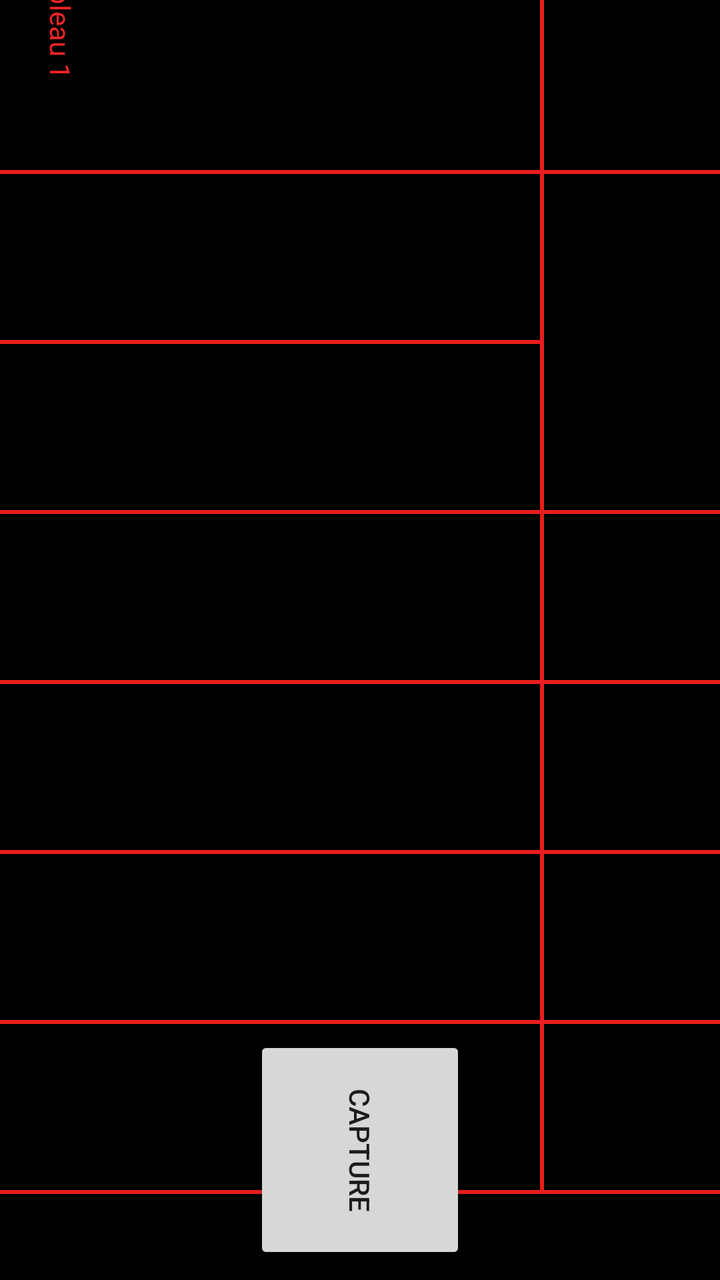
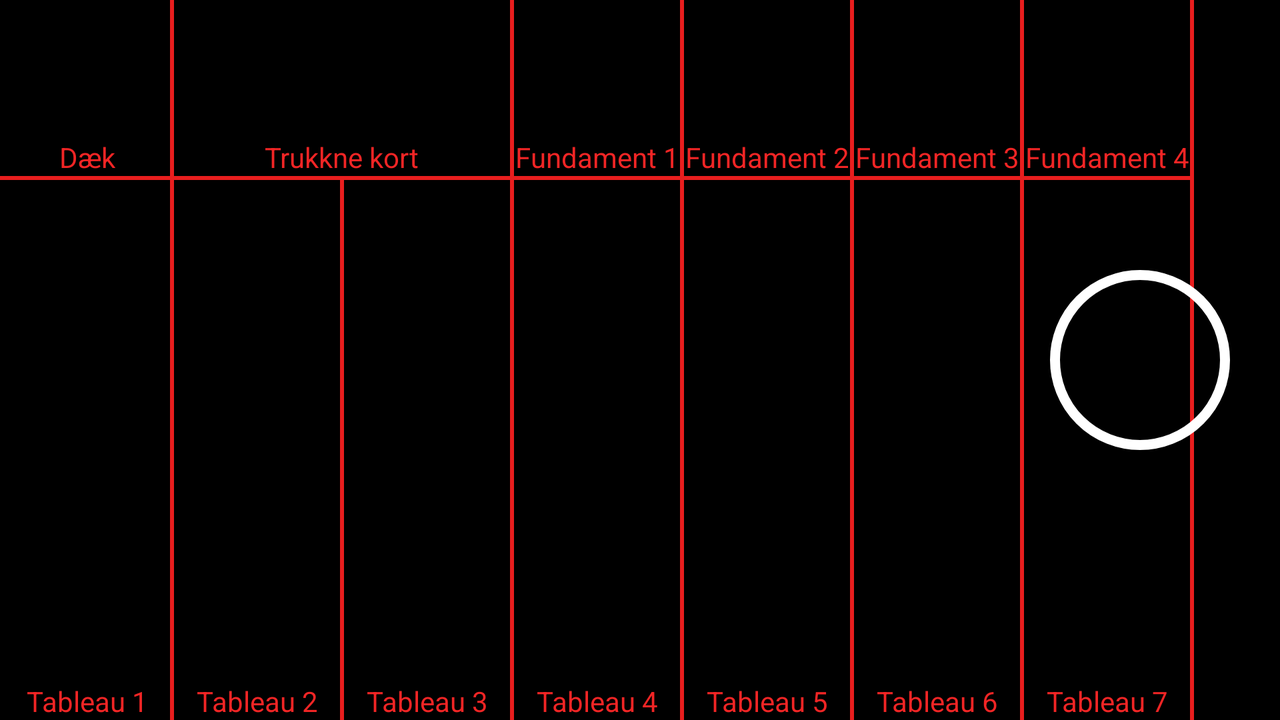

The same Android screen from two of the app's own layout files: first res/layout/ as a phone draws it, then the author's variant for another configuration, drawn on a device whose configuration selects that folder. Both files follow.
<!-- AndroidManifest.xml: application theme Theme.SolitaireSolver -->
<!-- res/layout/fragment_camera.xml -->
<?xml version="1.0" encoding="utf-8"?>
<androidx.constraintlayout.widget.ConstraintLayout
    xmlns:android="http://schemas.android.com/apk/res/android"
    xmlns:app="http://schemas.android.com/apk/res-auto"
    xmlns:tools="http://schemas.android.com/tools"
    android:orientation="vertical"
android:layout_width="fill_parent"
android:layout_height="fill_parent"
    android:background="@color/black"
    >

    <FrameLayout
        android:id="@+id/camera_preview"
        android:layout_width="fill_parent"
        android:layout_height="fill_parent"
        app:layout_constraintBottom_toBottomOf="parent"
        app:layout_constraintEnd_toEndOf="parent"
        app:layout_constraintStart_toStartOf="parent"
        app:layout_constraintTop_toTopOf="parent">

        <TextView
            android:id="@+id/Tableau1"
            android:layout_width="wrap_content"
            android:layout_height="wrap_content"
            android:rotation="90"
            android:text="@string/Tableau1"
            android:textColor="@color/red"
            app:layout_constraintBottom_toBottomOf="@id/grp1Line"
            app:layout_constraintTop_toTopOf="parent" />

        <View
            android:id="@+id/grp1Line"
            android:layout_width="411dp"
            android:layout_height="2dp"
            android:layout_marginTop="85dp"
            android:background="#E91E1E" />

        <View
            android:id="@+id/grp2Line"
            android:layout_width="270dp"
            android:layout_height="2dp"
            android:layout_marginTop="170dp"
            android:background="#E91E1E" />

        <View
            android:id="@+id/grp3Line"
            android:layout_width="411dp"
            android:layout_height="2dp"
            android:layout_marginTop="255dp"
            android:background="#E91E1E" />

        <View
            android:id="@+id/grp4Line"
            android:layout_width="411dp"
            android:layout_height="2dp"
            android:layout_marginTop="340dp"
            android:background="#E91E1E" />

        <View
            android:id="@+id/grp5Line"
            android:layout_width="411dp"
            android:layout_height="2dp"
            android:layout_marginTop="425dp"
            android:background="#E91E1E" />

        <View
            android:id="@+id/grp6Line"
            android:layout_width="411dp"
            android:layout_height="2dp"
            android:layout_marginTop="510dp"
            android:background="#E91E1E" />

        <View
            android:id="@+id/grp7Line"
            android:layout_width="411dp"
            android:layout_height="2dp"
            android:layout_marginTop="595dp"
            android:background="#E91E1E" />

        <View
            android:id="@+id/adskilleren"
            android:layout_width="2dp"
            android:layout_height="595dp"
            android:layout_marginStart="270dp"
            android:background="#E91E1E" />
    </FrameLayout>

    <Button
        android:id="@+id/button_capture"
        android:gravity="center"
        android:layout_width="110dp"
        android:layout_height="110dp"
        android:layout_centerHorizontal="true"
        android:layout_marginBottom="10dp"
        android:rotation="90"
        android:text="Capture"
        app:layout_constraintBottom_toBottomOf="parent"
        app:layout_constraintEnd_toEndOf="parent"
        app:layout_constraintStart_toStartOf="parent"/>
</androidx.constraintlayout.widget.ConstraintLayout>
<!-- resources referenced by this layout -->
<resources>
  <color name="black">#FF000000</color>
  <color name="red">#F12525</color>
  <string name="Tableau1">Tableau 1</string>
  <style name="Theme.SolitaireSolver" parent="Theme.MaterialComponents.DayNight.NoActionBar">
          
          <item name="colorPrimary">@color/red</item>
          <item name="colorPrimaryVariant">@color/red</item>
          <item name="colorOnPrimary">@color/white</item>
          
          <item name="colorSecondary">@color/teal_200</item>
          <item name="colorSecondaryVariant">@color/teal_700</item>
          <item name="colorOnSecondary">@color/black</item>
          
          <item name="android:statusBarColor" tools:targetApi="l">?attr/colorPrimaryVariant</item>
          
      </style>
  <color name="white">#FFFFFFFF</color>
  <color name="teal_200">#FF03DAC5</color>
  <color name="teal_700">#FF018786</color>
</resources>
<!-- res/layout-land/fragment_camera.xml (the author's variant of the layout above) -->
<!-- drawn on the phone turned sideways -->
<?xml version="1.0" encoding="utf-8"?>
<androidx.constraintlayout.widget.ConstraintLayout
    xmlns:android="http://schemas.android.com/apk/res/android"
    xmlns:app="http://schemas.android.com/apk/res-auto"
    xmlns:tools="http://schemas.android.com/tools"
    android:orientation="vertical"
    android:layout_width="fill_parent"
    android:layout_height="fill_parent"
    android:background="@color/black"
    >


    <FrameLayout
        android:id="@+id/camera_preview"
        android:layout_width="fill_parent"
        android:layout_height="fill_parent"
        app:layout_constraintBottom_toBottomOf="parent"
        app:layout_constraintEnd_toEndOf="parent"
        app:layout_constraintStart_toStartOf="parent"
        app:layout_constraintTop_toTopOf="parent">

        <androidx.constraintlayout.widget.ConstraintLayout
            android:id="@+id/constraintlayout"
            android:layout_width="match_parent"
            android:layout_height="match_parent"

            android:orientation="horizontal">

            <TextView

                android:id="@+id/Tableau1txt"
                android:layout_width="wrap_content"
                android:layout_height="wrap_content"
                android:text="@string/Tableau1"
                android:textColor="@color/red"
                app:layout_constraintBottom_toBottomOf="parent"
                app:layout_constraintEnd_toEndOf="@+id/TableauLine1"
                app:layout_constraintStart_toStartOf="parent" />

            <View
                android:id="@+id/TableauLine1"
                android:layout_width="2dp"
                android:layout_height="411dp"
                android:layout_marginStart="85dp"
                android:background="#E91E1E"
                app:layout_constraintStart_toStartOf="parent"
                app:layout_constraintTop_toTopOf="parent" />

            <TextView
                android:id="@+id/Tableau2txt"
                android:layout_width="wrap_content"
                android:layout_height="wrap_content"
                android:text="@string/Tableau2"
                android:textColor="@color/red"
                app:layout_constraintBottom_toBottomOf="parent"
                app:layout_constraintEnd_toEndOf="@+id/TableauLine2"
                app:layout_constraintStart_toStartOf="@+id/TableauLine1" />

            <View
                android:id="@+id/TableauLine2"
                android:layout_width="2dp"
                android:layout_height="270dp"
                android:layout_marginStart="170dp"
                android:background="#E91E1E"
                app:layout_constraintStart_toStartOf="parent"
                app:layout_constraintBottom_toBottomOf="parent" />

            <TextView
                android:id="@+id/Tableau3txt"
                android:layout_width="wrap_content"
                android:layout_height="wrap_content"
                android:text="@string/Tableau3"
                android:textColor="@color/red"
                app:layout_constraintBottom_toBottomOf="parent"
                app:layout_constraintEnd_toEndOf="@+id/TableauLine3"
                app:layout_constraintStart_toStartOf="@+id/TableauLine2" />
            <View
                android:id="@+id/TableauLine3"
                android:layout_width="2dp"
                android:layout_height="411dp"
                android:layout_marginStart="255dp"
                android:background="#E91E1E"
                app:layout_constraintStart_toStartOf="parent"
                app:layout_constraintBottom_toBottomOf="parent" />

            <TextView
                android:id="@+id/Tableau4txt"
                android:layout_width="wrap_content"
                android:layout_height="wrap_content"
                android:text="@string/Tableau4"
                android:textColor="@color/red"
                app:layout_constraintBottom_toBottomOf="parent"
                app:layout_constraintEnd_toEndOf="@+id/TableauLine4"
                app:layout_constraintStart_toStartOf="@+id/TableauLine3" />

            <View
                android:id="@+id/TableauLine4"
                android:layout_width="2dp"
                android:layout_height="411dp"
                android:layout_marginStart="340dp"
                android:background="#E91E1E"
                app:layout_constraintStart_toStartOf="parent"
                app:layout_constraintBottom_toBottomOf="parent" />

            <TextView
                android:id="@+id/Tableau5txt"
                android:layout_width="wrap_content"
                android:layout_height="wrap_content"
                android:text="@string/Tableau5"
                android:textColor="@color/red"
                app:layout_constraintBottom_toBottomOf="parent"
                app:layout_constraintEnd_toEndOf="@+id/TableauLine5"
                app:layout_constraintStart_toStartOf="@+id/TableauLine4" />

            <View
                android:id="@+id/TableauLine5"
                android:layout_width="2dp"
                android:layout_height="411dp"
                android:layout_marginStart="425dp"
                android:background="#E91E1E"
                app:layout_constraintStart_toStartOf="parent"
                app:layout_constraintBottom_toBottomOf="parent" />

            <TextView
                android:id="@+id/Tableau6txt"
                android:layout_width="wrap_content"
                android:layout_height="wrap_content"
                android:text="@string/Tableau6"
                android:textColor="@color/red"
                app:layout_constraintBottom_toBottomOf="parent"
                app:layout_constraintEnd_toEndOf="@+id/TableauLine6"
                app:layout_constraintStart_toStartOf="@+id/TableauLine5" />

            <View
                android:id="@+id/TableauLine6"
                android:layout_width="2dp"
                android:layout_height="411dp"
                android:layout_marginStart="510dp"
                android:background="#E91E1E"
                app:layout_constraintStart_toStartOf="parent"
                app:layout_constraintBottom_toBottomOf="parent" />

            <TextView
                android:id="@+id/Tableau7txt"
                android:layout_width="wrap_content"
                android:layout_height="wrap_content"
                android:text="@string/Tableau7"
                android:textColor="@color/red"
                app:layout_constraintBottom_toBottomOf="parent"
                app:layout_constraintEnd_toEndOf="@+id/TableauLine7"
                app:layout_constraintStart_toStartOf="@+id/TableauLine6" />

            <View
                android:id="@+id/TableauLine7"
                android:layout_width="2dp"
                android:layout_height="411dp"
                android:layout_marginStart="595dp"
                android:background="#E91E1E"
                app:layout_constraintStart_toStartOf="parent"
                app:layout_constraintBottom_toBottomOf="parent" />

            <View
                android:id="@+id/Adskilleren"
                android:layout_width="595dp"
                android:layout_height="2dp"
                android:layout_marginBottom="270dp"
                android:background="#E91E1E"
                app:layout_constraintStart_toStartOf="parent"
                app:layout_constraintBottom_toBottomOf="parent" />



            <TextView
                android:id="@+id/Stocktxt"
                android:layout_width="wrap_content"
                android:layout_height="wrap_content"
                android:text="@string/Stock"
                android:textColor="@color/red"
                android:layout_marginBottom="2dp"
                app:layout_constraintBottom_toBottomOf="@+id/Adskilleren"
                app:layout_constraintEnd_toEndOf="@+id/TableauLine1"
                app:layout_constraintStart_toStartOf="parent" />

            <TextView
                android:id="@+id/Wastetxt"
                android:layout_width="wrap_content"
                android:layout_height="wrap_content"
                android:text="@string/Waste"
                android:textColor="@color/red"
                android:layout_marginBottom="2dp"
                app:layout_constraintBottom_toBottomOf="@+id/Adskilleren"
                app:layout_constraintEnd_toEndOf="@+id/TableauLine3"
                app:layout_constraintStart_toStartOf="@+id/TableauLine1" />

            <TextView
                android:id="@+id/Foundation1txt"
                android:layout_width="wrap_content"
                android:layout_height="wrap_content"
                android:text="@string/Foundation1"
                android:textColor="@color/red"
                android:layout_marginBottom="2dp"
                app:layout_constraintBottom_toBottomOf="@+id/Adskilleren"
                app:layout_constraintEnd_toStartOf="@+id/TableauLine4"
                app:layout_constraintStart_toEndOf="@+id/TableauLine3" />
            <TextView
                android:id="@+id/Foundation2txt"
                android:layout_width="wrap_content"
                android:layout_height="wrap_content"
                android:text="@string/Foundation2"
                android:textColor="@color/red"
                android:layout_marginBottom="2dp"
                app:layout_constraintBottom_toBottomOf="@+id/Adskilleren"
                app:layout_constraintEnd_toStartOf="@+id/TableauLine5"
                app:layout_constraintStart_toEndOf="@+id/TableauLine4" />

            <TextView
                android:id="@+id/Foundation3txt"
                android:layout_width="wrap_content"
                android:layout_height="wrap_content"
                android:text="@string/Foundation3"
                android:textColor="@color/red"
                android:layout_marginBottom="2dp"
                app:layout_constraintBottom_toBottomOf="@+id/Adskilleren"
                app:layout_constraintEnd_toStartOf="@+id/TableauLine6"
                app:layout_constraintStart_toEndOf="@+id/TableauLine5" />
            <TextView
                android:id="@+id/Foundation4txt"
                android:layout_width="wrap_content"
                android:layout_height="wrap_content"
                android:text="@string/Foundation4"
                android:textColor="@color/red"
                android:layout_marginBottom="2dp"
                app:layout_constraintBottom_toBottomOf="@+id/Adskilleren"
                app:layout_constraintEnd_toStartOf="@+id/TableauLine7"
                app:layout_constraintStart_toEndOf="@+id/TableauLine6" />

        </androidx.constraintlayout.widget.ConstraintLayout>
    </FrameLayout>
    
    <ImageButton
        android:id="@+id/button_capture"
        android:layout_width="90dp"
        android:layout_height="90dp"
        android:layout_centerHorizontal="true"
        android:layout_marginEnd="25dp"
        android:background="@drawable/circle"
        android:gravity="center"
        android:rotation="90"
        app:layout_constraintBottom_toBottomOf="parent"
        app:layout_constraintEnd_toEndOf="parent"
        app:layout_constraintTop_toTopOf="parent" />
</androidx.constraintlayout.widget.ConstraintLayout>
<!-- resources referenced by the variant -->
<!-- as the phone turned sideways resolves them -->
<resources>
  <color name="black">#FF000000</color>
  <color name="red">#F12525</color>
  <!-- drawable circle (drawable) -->
  <?xml version="1.0" encoding="utf-8"?>
  <shape xmlns:android="http://schemas.android.com/apk/res/android"
      android:shape="oval">
      <size android:width="100dp"
          android:height="100dp"/>
      <stroke android:width="5dp" android:color="#ffffff" />
  </shape>
  <string name="Foundation1">Fundament  1</string>
  <string name="Foundation2">Fundament  2</string>
  <string name="Foundation3">Fundament 3</string>
  <string name="Foundation4">Fundament 4</string>
  <string name="Stock">Dæk</string>
  <string name="Tableau1">Tableau 1</string>
  <string name="Tableau2">Tableau 2</string>
  <string name="Tableau3">Tableau 3</string>
  <string name="Tableau4">Tableau 4</string>
  <string name="Tableau5">Tableau 5</string>
  <string name="Tableau6">Tableau 6</string>
  <string name="Tableau7">Tableau 7</string>
  <string name="Waste">Trukkne kort</string>
  <style name="Theme.SolitaireSolver" parent="Theme.MaterialComponents.DayNight.NoActionBar">
          
          <item name="colorPrimary">@color/red</item>
          <item name="colorPrimaryVariant">@color/red</item>
          <item name="colorOnPrimary">@color/white</item>
          
          <item name="colorSecondary">@color/teal_200</item>
          <item name="colorSecondaryVariant">@color/teal_700</item>
          <item name="colorOnSecondary">@color/black</item>
          
          <item name="android:statusBarColor" tools:targetApi="l">?attr/colorPrimaryVariant</item>
          
      </style>
  <color name="white">#FFFFFFFF</color>
  <color name="teal_200">#FF03DAC5</color>
  <color name="teal_700">#FF018786</color>
</resources>
